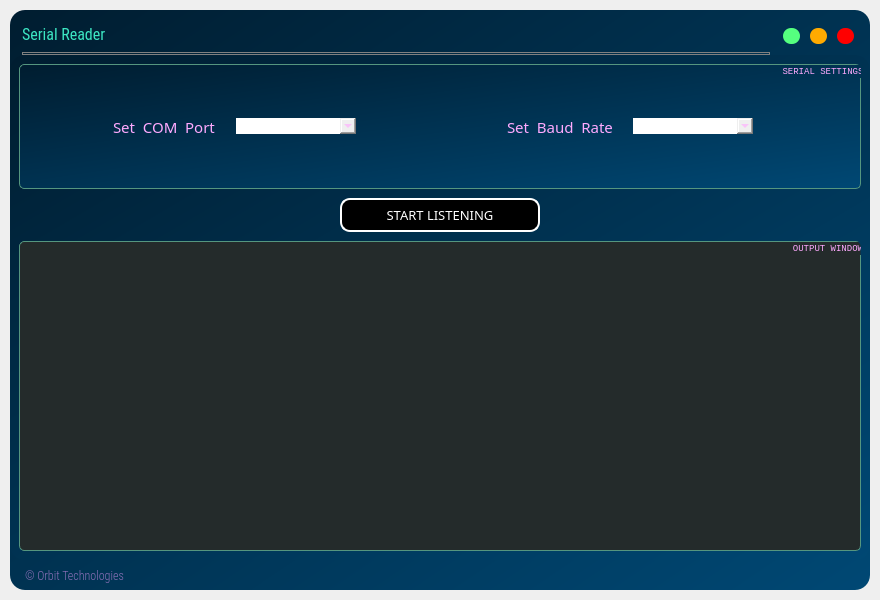
<?xml version="1.0" encoding="UTF-8"?>
<ui version="4.0">
 <class>MainWindow</class>
 <widget class="QMainWindow" name="MainWindow">
  <property name="geometry">
   <rect>
    <x>0</x>
    <y>0</y>
    <width>880</width>
    <height>600</height>
   </rect>
  </property>
  <property name="windowTitle">
   <string>Serial Reader</string>
  </property>
  <property name="windowIcon">
   <iconset>
    <normaloff>img/serialplot.ico</normaloff>img/serialplot.ico</iconset>
  </property>
  <property name="styleSheet">
   <string notr="true"/>
  </property>
  <widget class="QWidget" name="centralwidget">
   <layout class="QVBoxLayout" name="drop_shadow_layout">
    <property name="spacing">
     <number>0</number>
    </property>
    <property name="leftMargin">
     <number>10</number>
    </property>
    <property name="topMargin">
     <number>10</number>
    </property>
    <property name="rightMargin">
     <number>10</number>
    </property>
    <property name="bottomMargin">
     <number>10</number>
    </property>
    <item>
     <widget class="QFrame" name="drop_shadow_frame">
      <property name="styleSheet">
       <string notr="true">background-color: qlineargradient(spread:pad, x1:0, y1:0, x2:1, y2:1, stop:0 rgba(0, 29, 48, 255), stop:1 rgba(0, 72, 116, 255));
border-radius:15px;</string>
      </property>
      <property name="frameShape">
       <enum>QFrame::NoFrame</enum>
      </property>
      <property name="frameShadow">
       <enum>QFrame::Raised</enum>
      </property>
      <layout class="QVBoxLayout" name="verticalLayout">
       <property name="spacing">
        <number>0</number>
       </property>
       <property name="leftMargin">
        <number>0</number>
       </property>
       <property name="topMargin">
        <number>0</number>
       </property>
       <property name="rightMargin">
        <number>0</number>
       </property>
       <property name="bottomMargin">
        <number>0</number>
       </property>
       <item>
        <widget class="QFrame" name="title_bar">
         <property name="maximumSize">
          <size>
           <width>16777215</width>
           <height>45</height>
          </size>
         </property>
         <property name="font">
          <font>
           <stylestrategy>PreferAntialias</stylestrategy>
          </font>
         </property>
         <property name="styleSheet">
          <string notr="true">background-color:none</string>
         </property>
         <property name="frameShape">
          <enum>QFrame::NoFrame</enum>
         </property>
         <property name="frameShadow">
          <enum>QFrame::Raised</enum>
         </property>
         <layout class="QHBoxLayout" name="horizontalLayout">
          <property name="spacing">
           <number>0</number>
          </property>
          <property name="leftMargin">
           <number>0</number>
          </property>
          <property name="topMargin">
           <number>7</number>
          </property>
          <property name="rightMargin">
           <number>0</number>
          </property>
          <property name="bottomMargin">
           <number>0</number>
          </property>
          <item>
           <widget class="QFrame" name="frame_title">
            <property name="frameShape">
             <enum>QFrame::StyledPanel</enum>
            </property>
            <property name="frameShadow">
             <enum>QFrame::Raised</enum>
            </property>
            <layout class="QVBoxLayout" name="verticalLayout_5">
             <property name="spacing">
              <number>0</number>
             </property>
             <property name="leftMargin">
              <number>12</number>
             </property>
             <property name="topMargin">
              <number>0</number>
             </property>
             <property name="rightMargin">
              <number>0</number>
             </property>
             <property name="bottomMargin">
              <number>0</number>
             </property>
             <item>
              <widget class="QLabel" name="label_title">
               <property name="font">
                <font>
                 <family>Roboto Condensed</family>
                 <pointsize>12</pointsize>
                 <stylestrategy>PreferAntialias</stylestrategy>
                </font>
               </property>
               <property name="styleSheet">
                <string notr="true">color:rgb(60, 231, 195)</string>
               </property>
               <property name="text">
                <string>Serial Reader</string>
               </property>
              </widget>
             </item>
             <item>
              <widget class="Line" name="line">
               <property name="styleSheet">
                <string notr="true">border: 1px solid grey;</string>
               </property>
               <property name="orientation">
                <enum>Qt::Horizontal</enum>
               </property>
              </widget>
             </item>
            </layout>
           </widget>
          </item>
          <item alignment="Qt::AlignVCenter">
           <widget class="QFrame" name="frame_btns">
            <property name="maximumSize">
             <size>
              <width>100</width>
              <height>16777215</height>
             </size>
            </property>
            <property name="frameShape">
             <enum>QFrame::StyledPanel</enum>
            </property>
            <property name="frameShadow">
             <enum>QFrame::Raised</enum>
            </property>
            <layout class="QHBoxLayout" name="horizontalLayout_3">
             <property name="topMargin">
              <number>10</number>
             </property>
             <item>
              <widget class="QPushButton" name="btn_minimize">
               <property name="minimumSize">
                <size>
                 <width>16</width>
                 <height>16</height>
                </size>
               </property>
               <property name="maximumSize">
                <size>
                 <width>17</width>
                 <height>17</height>
                </size>
               </property>
               <property name="toolTip">
                <string>Minimize</string>
               </property>
               <property name="styleSheet">
                <string notr="true">QPushButton {
	border: none;
	border-radius: 8px;
	background-color: rgb(85, 255, 127);
}
QPushButton:hover {
	background-color: rgba(85, 255, 127, 150);
}</string>
               </property>
               <property name="text">
                <string/>
               </property>
              </widget>
             </item>
             <item>
              <widget class="QPushButton" name="btn_maximize">
               <property name="minimumSize">
                <size>
                 <width>16</width>
                 <height>16</height>
                </size>
               </property>
               <property name="maximumSize">
                <size>
                 <width>17</width>
                 <height>17</height>
                </size>
               </property>
               <property name="toolTip">
                <string>Maximize</string>
               </property>
               <property name="styleSheet">
                <string notr="true">QPushButton {
	border: none;
	border-radius: 8px;
	
	background-color: rgb(255, 170, 0);
}
QPushButton:hover {
	
	background-color: rgba(255, 170, 0, 150);
}</string>
               </property>
               <property name="text">
                <string/>
               </property>
              </widget>
             </item>
             <item>
              <widget class="QPushButton" name="btn_close">
               <property name="minimumSize">
                <size>
                 <width>16</width>
                 <height>16</height>
                </size>
               </property>
               <property name="maximumSize">
                <size>
                 <width>17</width>
                 <height>17</height>
                </size>
               </property>
               <property name="toolTip">
                <string>Close</string>
               </property>
               <property name="styleSheet">
                <string notr="true">QPushButton {
	border: none;
	border-radius: 8px;
	background-color: rgb(255, 0, 0);
}
QPushButton:hover {
	
	background-color: rgba(255, 0, 0, 150);
}</string>
               </property>
               <property name="text">
                <string/>
               </property>
              </widget>
             </item>
            </layout>
           </widget>
          </item>
         </layout>
        </widget>
       </item>
       <item>
        <widget class="QFrame" name="content_bar">
         <property name="styleSheet">
          <string notr="true"/>
         </property>
         <property name="frameShape">
          <enum>QFrame::StyledPanel</enum>
         </property>
         <property name="frameShadow">
          <enum>QFrame::Raised</enum>
         </property>
         <layout class="QVBoxLayout" name="verticalLayout_3">
          <item>
           <widget class="QGroupBox" name="group_serial_settings">
            <property name="maximumSize">
             <size>
              <width>16777215</width>
              <height>125</height>
             </size>
            </property>
            <property name="font">
             <font>
              <family>Lucida Console</family>
              <pointsize>7</pointsize>
              <weight>50</weight>
              <bold>false</bold>
              <stylestrategy>PreferAntialias</stylestrategy>
             </font>
            </property>
            <property name="styleSheet">
             <string notr="true">border: 1px solid rgb(85, 150, 127); ; color: rgb(255, 170, 255);
border-radius:5px;
</string>
            </property>
            <property name="title">
             <string>  SERIAL SETTINGS  </string>
            </property>
            <property name="alignment">
             <set>Qt::AlignRight|Qt::AlignTop|Qt::AlignTrailing</set>
            </property>
            <layout class="QVBoxLayout" name="verticalLayout_4">
             <property name="leftMargin">
              <number>20</number>
             </property>
             <property name="topMargin">
              <number>20</number>
             </property>
             <property name="rightMargin">
              <number>20</number>
             </property>
             <property name="bottomMargin">
              <number>20</number>
             </property>
             <item>
              <widget class="QFrame" name="frame_for_settings">
               <property name="maximumSize">
                <size>
                 <width>16777215</width>
                 <height>500</height>
                </size>
               </property>
               <property name="styleSheet">
                <string notr="true">border:none; border-radius: 20px;background-color: none</string>
               </property>
               <property name="frameShape">
                <enum>QFrame::StyledPanel</enum>
               </property>
               <property name="frameShadow">
                <enum>QFrame::Raised</enum>
               </property>
               <layout class="QHBoxLayout" name="horizontalLayout_2">
                <property name="spacing">
                 <number>7</number>
                </property>
                <item alignment="Qt::AlignHCenter">
                 <widget class="QFrame" name="frame_com">
                  <property name="styleSheet">
                   <string notr="true">background-color:none</string>
                  </property>
                  <property name="frameShape">
                   <enum>QFrame::StyledPanel</enum>
                  </property>
                  <property name="frameShadow">
                   <enum>QFrame::Raised</enum>
                  </property>
                  <layout class="QHBoxLayout" name="horizontalLayout_5">
                   <property name="spacing">
                    <number>20</number>
                   </property>
                   <property name="rightMargin">
                    <number>25</number>
                   </property>
                   <item>
                    <widget class="QLabel" name="label_com_port">
                     <property name="font">
                      <font>
                       <family>Dosis Medium</family>
                       <pointsize>11</pointsize>
                       <weight>50</weight>
                       <bold>false</bold>
                      </font>
                     </property>
                     <property name="text">
                      <string>Set  COM  Port</string>
                     </property>
                    </widget>
                   </item>
                   <item>
                    <widget class="QComboBox" name="combo_com_port">
                     <property name="minimumSize">
                      <size>
                       <width>120</width>
                       <height>0</height>
                      </size>
                     </property>
                    </widget>
                   </item>
                  </layout>
                 </widget>
                </item>
                <item alignment="Qt::AlignHCenter">
                 <widget class="QFrame" name="frame_baud">
                  <property name="styleSheet">
                   <string notr="true">background-color:none</string>
                  </property>
                  <property name="frameShape">
                   <enum>QFrame::StyledPanel</enum>
                  </property>
                  <property name="frameShadow">
                   <enum>QFrame::Raised</enum>
                  </property>
                  <layout class="QHBoxLayout" name="horizontalLayout_6">
                   <property name="spacing">
                    <number>20</number>
                   </property>
                   <property name="rightMargin">
                    <number>25</number>
                   </property>
                   <item>
                    <widget class="QLabel" name="label_com_port_2">
                     <property name="font">
                      <font>
                       <family>Dosis Medium</family>
                       <pointsize>11</pointsize>
                       <weight>50</weight>
                       <bold>false</bold>
                      </font>
                     </property>
                     <property name="styleSheet">
                      <string notr="true">background-color:none</string>
                     </property>
                     <property name="text">
                      <string>Set  Baud  Rate</string>
                     </property>
                    </widget>
                   </item>
                   <item>
                    <widget class="QComboBox" name="combo_com_port_2">
                     <property name="minimumSize">
                      <size>
                       <width>120</width>
                       <height>0</height>
                      </size>
                     </property>
                    </widget>
                   </item>
                  </layout>
                 </widget>
                </item>
               </layout>
              </widget>
             </item>
            </layout>
           </widget>
          </item>
          <item>
           <widget class="QFrame" name="button_frame">
            <property name="maximumSize">
             <size>
              <width>16777215</width>
              <height>40</height>
             </size>
            </property>
            <property name="styleSheet">
             <string notr="true">background:none</string>
            </property>
            <property name="frameShape">
             <enum>QFrame::StyledPanel</enum>
            </property>
            <property name="frameShadow">
             <enum>QFrame::Raised</enum>
            </property>
            <layout class="QHBoxLayout" name="horizontalLayout_7">
             <property name="spacing">
              <number>10</number>
             </property>
             <property name="leftMargin">
              <number>50</number>
             </property>
             <property name="topMargin">
              <number>0</number>
             </property>
             <property name="rightMargin">
              <number>50</number>
             </property>
             <property name="bottomMargin">
              <number>0</number>
             </property>
             <item>
              <widget class="QFrame" name="dummy_frame_2">
               <property name="frameShape">
                <enum>QFrame::StyledPanel</enum>
               </property>
               <property name="frameShadow">
                <enum>QFrame::Raised</enum>
               </property>
              </widget>
             </item>
             <item>
              <widget class="QPushButton" name="start_stop_button">
               <property name="maximumSize">
                <size>
                 <width>200</width>
                 <height>16777215</height>
                </size>
               </property>
               <property name="font">
                <font>
                 <family>Mongolian Baiti</family>
                 <pointsize>10</pointsize>
                </font>
               </property>
               <property name="styleSheet">
                <string notr="true">border-color: white;
border-style: outset;
color:white;
border-width:2px;
border-radius: 10px;
background-color: black;
padding: 6px;</string>
               </property>
               <property name="text">
                <string>START LISTENING</string>
               </property>
              </widget>
             </item>
             <item>
              <widget class="QFrame" name="dummy_frame">
               <property name="frameShape">
                <enum>QFrame::StyledPanel</enum>
               </property>
               <property name="frameShadow">
                <enum>QFrame::Raised</enum>
               </property>
              </widget>
             </item>
            </layout>
           </widget>
          </item>
          <item>
           <widget class="QGroupBox" name="group_output">
            <property name="maximumSize">
             <size>
              <width>16777215</width>
              <height>400</height>
             </size>
            </property>
            <property name="font">
             <font>
              <family>Lucida Console</family>
              <pointsize>7</pointsize>
              <weight>50</weight>
              <bold>false</bold>
              <stylestrategy>PreferAntialias</stylestrategy>
             </font>
            </property>
            <property name="styleSheet">
             <string notr="true">border: 1px solid rgb(85, 150, 127); ; color: rgb(255, 170, 255);border-radius:5px;
background-color: rgb(36, 43, 43);</string>
            </property>
            <property name="title">
             <string>  OUTPUT WINDOW  </string>
            </property>
            <property name="alignment">
             <set>Qt::AlignRight|Qt::AlignTop|Qt::AlignTrailing</set>
            </property>
            <property name="flat">
             <bool>false</bool>
            </property>
            <property name="checkable">
             <bool>false</bool>
            </property>
           </widget>
          </item>
         </layout>
        </widget>
       </item>
       <item>
        <widget class="QFrame" name="credits_bar">
         <property name="maximumSize">
          <size>
           <width>16777215</width>
           <height>30</height>
          </size>
         </property>
         <property name="styleSheet">
          <string notr="true">background-color:none</string>
         </property>
         <property name="frameShape">
          <enum>QFrame::NoFrame</enum>
         </property>
         <property name="frameShadow">
          <enum>QFrame::Raised</enum>
         </property>
         <layout class="QHBoxLayout" name="horizontalLayout_4">
          <property name="spacing">
           <number>0</number>
          </property>
          <property name="leftMargin">
           <number>0</number>
          </property>
          <property name="topMargin">
           <number>0</number>
          </property>
          <property name="rightMargin">
           <number>0</number>
          </property>
          <property name="bottomMargin">
           <number>0</number>
          </property>
          <item>
           <widget class="QFrame" name="frame_label_credits">
            <property name="frameShape">
             <enum>QFrame::StyledPanel</enum>
            </property>
            <property name="frameShadow">
             <enum>QFrame::Raised</enum>
            </property>
            <layout class="QVBoxLayout" name="verticalLayout_2">
             <property name="leftMargin">
              <number>15</number>
             </property>
             <property name="topMargin">
              <number>0</number>
             </property>
             <property name="rightMargin">
              <number>0</number>
             </property>
             <property name="bottomMargin">
              <number>0</number>
             </property>
             <item>
              <widget class="QLabel" name="label_credits">
               <property name="font">
                <font>
                 <family>Roboto Condensed Light</family>
                </font>
               </property>
               <property name="styleSheet">
                <string notr="true">color: rgb(140, 112, 184);</string>
               </property>
               <property name="text">
                <string>© Orbit Technologies</string>
               </property>
              </widget>
             </item>
            </layout>
           </widget>
          </item>
          <item>
           <widget class="QFrame" name="frame_grip">
            <property name="minimumSize">
             <size>
              <width>30</width>
              <height>30</height>
             </size>
            </property>
            <property name="maximumSize">
             <size>
              <width>30</width>
              <height>30</height>
             </size>
            </property>
            <property name="styleSheet">
             <string notr="true">padding: 5px;</string>
            </property>
            <property name="frameShape">
             <enum>QFrame::StyledPanel</enum>
            </property>
            <property name="frameShadow">
             <enum>QFrame::Raised</enum>
            </property>
           </widget>
          </item>
         </layout>
        </widget>
       </item>
      </layout>
     </widget>
    </item>
   </layout>
  </widget>
 </widget>
 <resources/>
 <connections/>
</ui>
